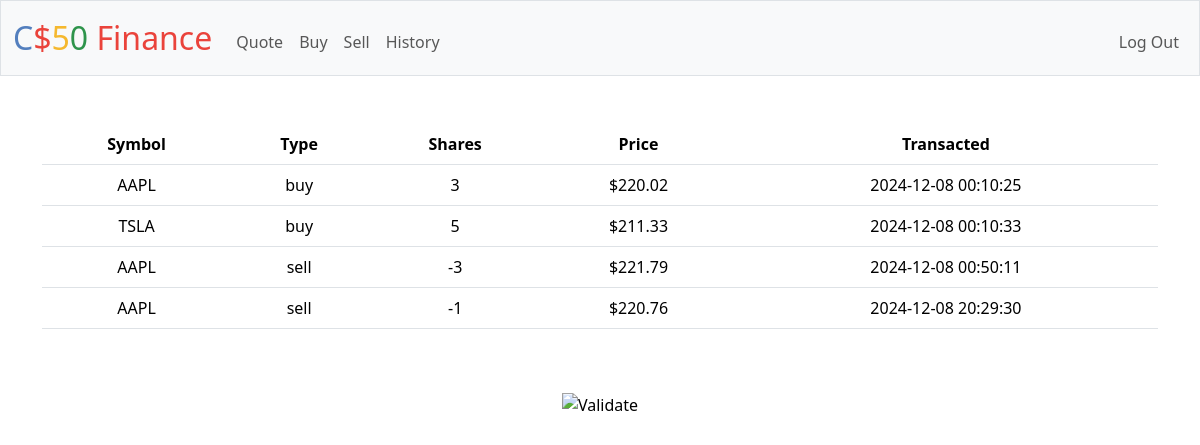
Screenshot of /history (signed in) with the database file from the repository.
### tables this page shows
CREATE TABLE transactions (
    id INTEGER PRIMARY KEY AUTOINCREMENT,
    user_id INTEGER NOT NULL,
    name TEXT NOT NULL,
    shares INTEGER NOT NULL,
    price NUMERIC NOT NULL, 
    type TEXT NOT NULL,
    symbol TEXT NOT NULL,
    time TIMESTAMP DEFAULT CURRENT_TIMESTAMP,
    FOREIGN KEY(user_id) REFERENCES users(id)
);

### app.py (the view)
@app.route("/history")
@login_required
def history():
    user_id = session["user_id"]
    transactions = db.execute("SELECT type, symbol, price, shares, time FROM transactions WHERE user_id = ?", user_id)
    return render_template("history.html", transactions = transactions, usd=usd)

### app.py (called while the page is built)
@app.after_request
def after_request(response):
    response.headers["Cache-Control"] = "no-cache, no-store, must-revalidate"
    response.headers["Expires"] = 0
    response.headers["Pragma"] = "no-cache"
    return response

### helpers.py (called while the page is built)
def login_required(f):
    @wraps(f)
    def decorated_function(*args, **kwargs):
        if session.get("user_id") is None:
            return redirect("/login")
        return f(*args, **kwargs)
    return decorated_function

def usd(value):
    return f"${value:,.2f}"

### templates/history.html (shortened to what this page needs)
{% extends "layout.html" %}
{% block main %}
    <table class = "table">
        <thead>
            <tr>
                <th>Symbol</th>
                <th>Type</th>
                <th>Shares</th>
                <th>Price</th>
                <th>Transacted</th>
            </tr>
        </thead>
        <tbody>
            {% for transaction in transactions %}
            <tr>
                <td> {{ transaction["symbol"].upper() }} </td>
                <td> {{ transaction["type"] }} </td>
                <td> {{ transaction["shares" ]}} </td>
                <td> {{ usd(transaction["price"] )}} </td>
                <td> {{ transaction["time"]}} </td>
            </tr>
            {% endfor %}
        </tbody>
    </table>
{% endblock %}

### rows the page displays
transactions: price "$220.02"
transactions: price "$211.33"
transactions: price "$221.79"
transactions: price "$220.76"
